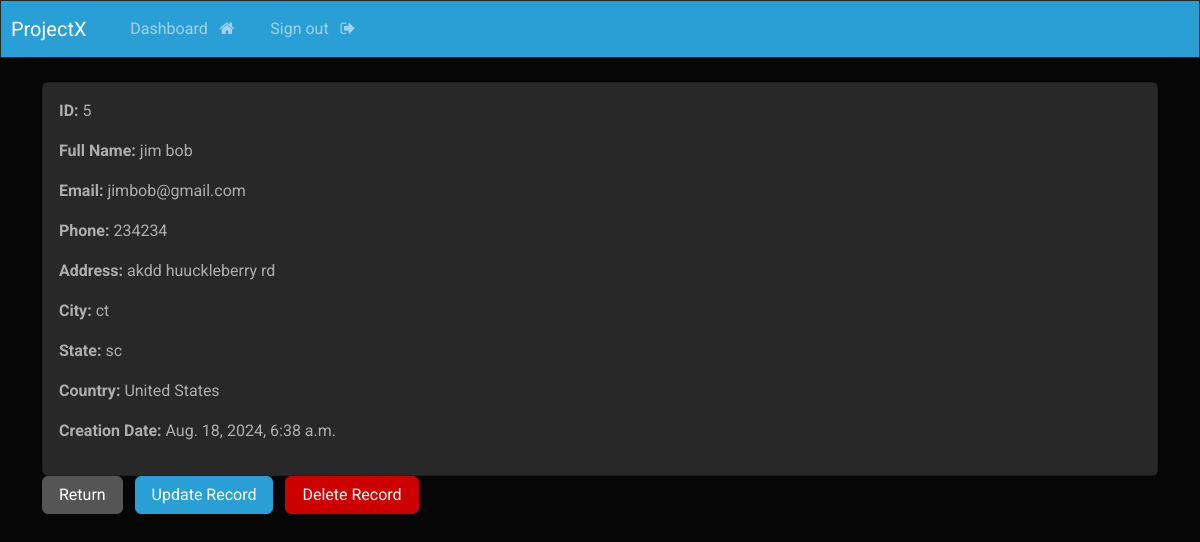
Screenshot of /record/5/ (signed in) with the database file from the repository.
### webapp/models.py (models this page shows, shortened)
class Record(models.Model):
    creation_date = models.DateTimeField(auto_now_add=True)
    first_name = models.CharField(max_length=100)
    last_name = models.CharField(max_length=100)
    email = models.EmailField(max_length=100)
    phone = models.CharField(max_length=100)
    address = models.CharField(max_length=100)
    city = models.CharField(max_length=100)
    state = models.CharField(max_length=100)
    country = models.CharField(max_length=100)

### webapp/views.py (the view)
# urls.py: path('record/<int:pk>/', views.singular_record, name = 'record'),
@login_required(login_url='my-login')
def singular_record(request, pk):
    all_records = Record.objects.get(id=pk)
    context = {'record': all_records}
    return render (request, 'webapp/view-record.html', {'record': all_records})

### webapp/templates/webapp/view-record.html (shortened to what this page needs)
{% extends 'webapp/base.html' %}
{% block content %}
<div class = "card">
    <div class = "card-body">
        <p> <strong>ID: </strong>{{record.id}}</p>
        <p> <strong>Full Name: </strong>{{record.first_name}} {{record.last_name}}</p>
        <p> <strong>Email: </strong>{{record.email}}</p>
        <p> <strong>Phone: </strong>{{record.phone}}</p>
        <p> <strong>Address: </strong>{{record.address}}</p>
        <p> <strong>City: </strong>{{record.city}}</p>
        <p> <strong>State: </strong>{{record.state}}</p>
        <p> <strong>Country: </strong>{{record.country}}</p>
        <p> <strong>Creation Date: </strong>{{record.creation_date}}</p>
    </div>
</div>
<a href ="{% url 'dashboard'%}" class = 'btn btn-secondary'> Return</a>
<a href= "{% url 'update-record' record.id %}" class = 'btn btn-primary'> Update Record</a>
<a href= "{% url 'delete-record' record.id %} " class = 'btn btn-danger'> Delete Record</a>
{% endblock %}

### rows the page displays
Record: id "5", first_name "jim", last_name "bob", email "jimbob@gmail.com", phone "234234", address "akdd huuckleberry rd", city "ct", state "sc", country "United States", creation_date "Aug. 18, 2024, 6:38 a.m."
